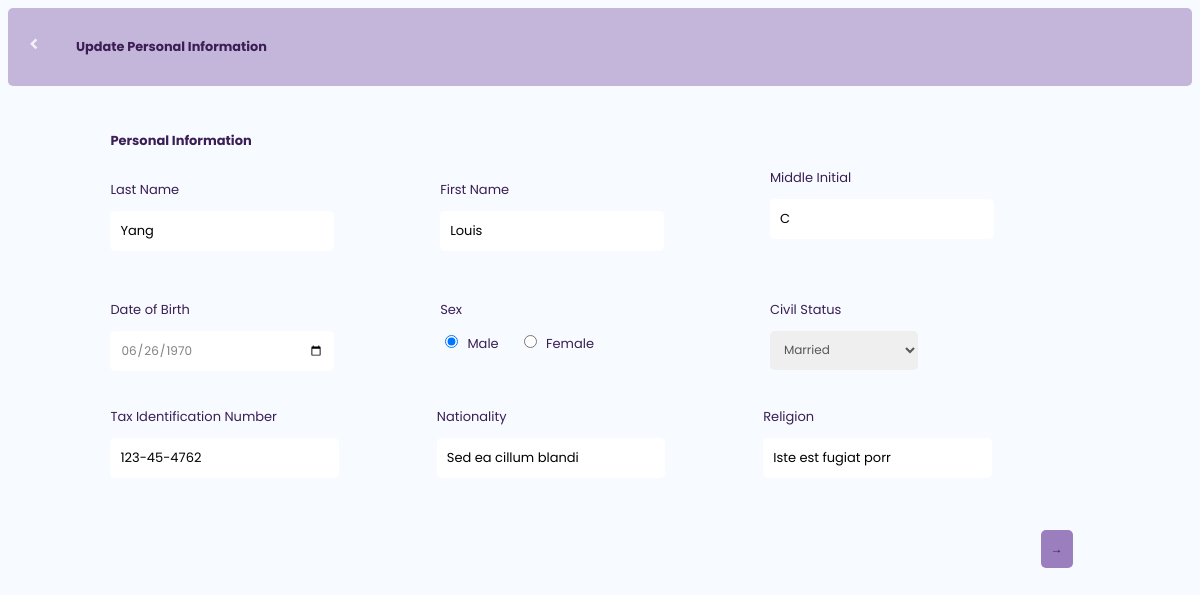
The page /views/updateView.php?id=99 on the database its author committed.
### tables this page shows
CREATE TABLE `users` (
  `user_id` int(11) NOT NULL,
  `firstname` varchar(50) NOT NULL,
  `lastname` varchar(50) NOT NULL,
  `middle` varchar(50) NOT NULL,
  `dob` date NOT NULL,
  `age` int(50) NOT NULL,
  `sex` enum('Male','Female','Other') NOT NULL,
  `civil_status` varchar(20) NOT NULL,
  `other_status` varchar(50) NOT NULL,
  `tax` varchar(50) NOT NULL,
  `nationality` varchar(50) NOT NULL,
  `religion` varchar(50) NOT NULL,
  `status` varchar(20) NOT NULL
);

### model/User.php (called while the page is built, shortened)
<?php
class User
{
    private $conn;
    public function __construct($db_conn)
    {
        $this->conn = $db_conn;
    }
    public function getUserDetails($user_id)
    {
        $query = "SELECT users.user_id, users.firstname, users.lastname, users.middle, users.dob as 'date', users.age, users.sex, users.civil_status as civilStatus, users.other_status as otherStatus, users.tax, users.nationality, users.religion,
        ad.unit, ad.house_no as houseNo, ad.street, ad.subdivision, ad.baranggay, ad.city_municipality as cityMunicipality, ad.province_home, ad.country, ad.zip,
        birth.b_unit as birth_unit, birth.b_house as birth_house, birth.b_subdivision as birth_subdivision, birth.b_baranggay as birth_baranggay, birth.municipality_birth, birth.province_birth, birth.b_country as birth_country,  birth.b_zip as birth_zip, birth.b_street as birth_street,
        contacts.mobile, contacts.email, contacts.telephone,
        parents.father_lastname as lastnameFather, parents.father_firstname as firstnameFather, parents.father_middleinitial as middleinitialFather, parents.mother_lastname as lastnameMother, parents.mother_firstname as firstnameMother, parents.mother_middleinitial as middleinitialMother
        FROM users
        LEFT JOIN addresses ad ON users.user_id = ad.user_id
        LEFT JOIN birth_place birth ON users.user_id = birth.user_id
        LEFT JOIN contacts ON users.user_id = contacts.user_id
        LEFT JOIN parents ON users.user_id = parents.user_id
        WHERE users.user_id = :user_id";
        $statement = $this->conn->prepare($query);
        $statement->bindValue(':user_id', $user_id);
        $statement->execute();
        return $statement->fetch(PDO::FETCH_ASSOC);
    }
}

### views/updateView.php (the view, shortened to what this page needs)
<?php
require_once '../config/connection.php';
require_once '../model/User.php';
$user = new User($conn);
$data = $_SESSION['old_input'] ?? [];
if ($_SERVER['REQUEST_METHOD'] !== 'POST' && isset($_GET['id']) && empty($data)) {
    $user_id = $_GET['id'];
    $data = $user->getUserDetails($user_id);
}
?>
<!DOCTYPE html>
<html lang="en">
<head>
    <link rel="stylesheet" href="../assets/css/style.css" />
    <link href="https://unpkg.com/boxicons@2.1.4/css/boxicons.min.css" rel="stylesheet" />
</head>
<body>
    <header class="update-header">
        <div class="update-con">
            <button onclick="window.location.href='../views/dataView.php'"><i class='bx bx-chevron-left'></i></button>
            <h3 class="">Update Personal Information</h3>
        </div>
    </header>
    <div class="container">
        <form action="../routes/process.php" class="form" method="POST">
            <div class="tab active first">
                <p class="p1"><b>Personal Information</b></p>
                <div class="upper">
                    <div class="input">
                        <label for="lastname">Last Name</label><br />
                        <input type="text" name="lastname"
                            value="<?php echo $data['lastname'] ?>"
                            placeholder="Last Name" />
                        <br>
                    </div>
                    <div class="input">
                        <label for="firstname">First Name</label>
                        <br />
                        <input type="text" name="firstname" value="<?php echo $data['firstname']; ?>" placeholder="First Name" /><br>
                    </div>
                    <div class="input">
                        <label for="middle">Middle Initial</label>
                        <br />
                        <input type="text" name="middle" value="<?php echo $data['middle'] ?>" placeholder="e.g., I" /><br>
                        <input type="text" id="age" name="age" value="<?php echo $data['age'] ?? ''; ?>" readonly hidden /><br />
                    </div>
                </div>
                <div class="center">
                    <div class="input">
                        <label for="date">Date of Birth</label><br />
                        <input type="date" value="<?php echo $data['date'] ?>" name="date" /><br />
                    </div>
                    <div class="input2">
                        <label for="sex">Sex</label>
                        <div class="radio-group">
                            <div>
                                <input type="radio" name="sex" id="male" value="Male"
                                    <?php echo isset($data['sex']) && $data['sex'] === 'Male' ? 'checked' : ''; ?> />
                                <label for="male">Male</label>
                            </div>
                            <div>
                                <input type="radio" name="sex" id="female" value="Female"
                                    <?php echo isset($data['sex']) && $data['sex'] === 'Female' ? 'checked' : ''; ?> />
                                <label for="female">Female</label>
                            </div>
                        </div>
                    </div>
                    <div class="input">
                        <label for="civilStatus">Civil Status</label><br />
                        <div class="select">
                            <select name="civilStatus" id="civilStatus" onchange="clickOthers()">
                                <option value="Married" <?php echo $data['civilStatus'] === 'Married' ? 'selected' : ''; ?>>Married</option>
                            </select><br>
                        </div>
                    </div>
                </div>
                <div class="center2">
                    <div class="input">
                        <label for="tax">Tax Identification Number</label><br />
                        <input
                            type="text"
                            name="tax"
                            value="<?php echo $data['tax'] ?>"
                            placeholder="e.g., 123-45-6789" /><br />
                    </div>
                    <div class="input">
                        <label for="nationality">Nationality</label><br />
                        <input
                            type="text"
                            name="nationality"
                            value="<?php echo $data['nationality'] ?>"
                            placeholder="Nationality" /><br />
                    </div>
                    <div class="input">
                        <label for="religion">Religion</label><br />
                        <input type="text" name="religion" value="<?php echo $data['religion'] ?>" placeholder="Religion" /><br>
                    </div>
                </div>
                <div class="buttons">
                    <button type="button" id="nextBtn" onclick="nextTab()">&#8594;</button>
                </div>
            </div>
        </form>
    </div>
</body>
</html>

### assets/css/style.css (style rules this page uses)
* { font-family: "Poppins", serif; padding: 0; }
body { overflow-x: hidden; background-color: rgba(200, 228, 255, 0.13); }
header { max-width: 100%; height: 50px; padding: 1rem; display: flex; align-items: center; justify-content: space-between; color: #3b1e54a1; flex-direction: row; }
h3,h4,h5 { color: #3B1E54; }
input { padding: 10px; border-radius:5px; border-width: 1px; box-sizing: border-box; font-size: 13px; outline-color: rgb(38, 0, 82); border: none; margin-top: 10px; border-color: rgba(210, 196, 233, 0.959);; background-color: rgba(255, 255, 255, 0.959) }
input[type="date"] { font-size: 12px; color: gray; }
select { font-size: 12px; padding: 10px; border-radius:5px; border-width: 1px; border: none; box-sizing: border-box; outline: none; margin-top: 10px; border-color: rgba(200, 228, 255, 0.959);; color: rgb(88, 87, 87); }
label { font-size: 13px; color: #3B1E54; }
.p1 { color: #3B1E54; font-size: 13px; }
.container { margin-top: 1rem; border-style: none; max-width: 1500px; margin-inline: 2rem; margin-bottom: 2rem; padding: 1rem; border-radius: 1rem; padding-inline:1rem ; }
.form { margin-inline: auto; width: 90%; box-sizing: border-box; }
.tab { display: none; }
.tab.active { display: block; }
.buttons { margin-top: 20px; text-align: center; float: right; width: 5%; margin-bottom: 1rem; display: flex; justify-content: space-between; }
.buttons button { padding: 10px; background-color: #9B7EBD; color: #3B1E54 ; border: none; border-radius: 5px; font-size: 16px; cursor: pointer; transition: background-color 0.3s ease, transform 0.2s ease; font-size: 12px; cursor: pointer; }
.upper { display: flex; flex-wrap: wrap; width: 100%; align-items: center; justify-content: space-between; gap: 10px; }
.center { margin-top: 2rem; display: flex; justify-content: space-between; gap: 10px; width: 100%; flex-wrap: wrap; }
.input, .input2 { flex: 1 1 30%; min-width: 200px; }
.input2 input, .input2 select { width: 100%; }
.input2 { display: column; justify-content: space-between; align-items: center; flex-wrap: wrap; }
.input2 input { width: auto; margin-right: 5px; }
.input2 label { margin-right: 10px; display: inline-block; margin-bottom: 5px; }
.input2 .radio-group { display: flex; gap: 10px; align-items: center; }
.center2 { position: relative; display: flex; justify-content: space-between; margin-bottom: 2rem; flex-wrap: wrap; margin-top: 2rem; }
.update-header { padding-inline: 1rem; border: solid 1px; height: 100%; border: none; border-radius:5px; background-color: #9b7ebd8c; color: #3B1E54; font-size: 11px; display: flex; align-items: center; gap: 5px; cursor: pointer; }
.update-con { display: flex; gap: 2rem; }
.update-con button { background-color: transparent; border: none; }
.update-con i { font-size: 20px; font-weight: 800; color: #f4f2f7; }

### rows shown on the page
users: lastname "Yang", firstname "Louis", middle "C", date "06/26/1970", sex "☑ Male", sex "☐ Female", civilStatus "Married", tax "123-45-4762", nationality "Sed ea cillum blandi", religion "Iste est fugiat porr"
